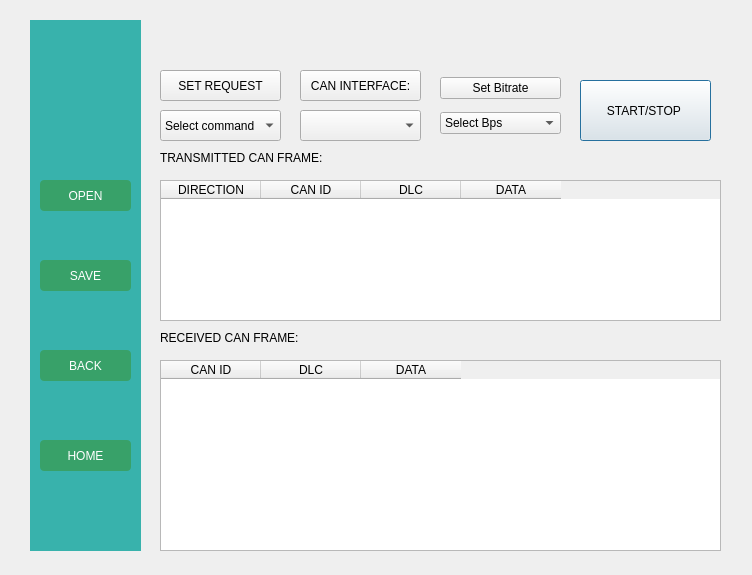
<?xml version="1.0" encoding="UTF-8"?>
<ui version="4.0">
 <class>Hyundai_rtr</class>
 <widget class="QDialog" name="Hyundai_rtr">
  <property name="geometry">
   <rect>
    <x>0</x>
    <y>0</y>
    <width>752</width>
    <height>575</height>
   </rect>
  </property>
  <property name="windowTitle">
   <string>Dialog</string>
  </property>
  <widget class="QTableWidget" name="tableWidgetRequest">
   <property name="geometry">
    <rect>
     <x>160</x>
     <y>180</y>
     <width>561</width>
     <height>141</height>
    </rect>
   </property>
   <column>
    <property name="text">
     <string>DIRECTION</string>
    </property>
   </column>
   <column>
    <property name="text">
     <string>CAN ID</string>
    </property>
   </column>
   <column>
    <property name="text">
     <string>DLC</string>
    </property>
   </column>
   <column>
    <property name="text">
     <string>DATA</string>
    </property>
   </column>
  </widget>
  <widget class="QPushButton" name="pushButton">
   <property name="geometry">
    <rect>
     <x>580</x>
     <y>80</y>
     <width>131</width>
     <height>61</height>
    </rect>
   </property>
   <property name="text">
    <string>START/STOP </string>
   </property>
   <property name="checkable">
    <bool>true</bool>
   </property>
  </widget>
  <widget class="QTableWidget" name="tableWidgetResponse">
   <property name="geometry">
    <rect>
     <x>160</x>
     <y>360</y>
     <width>561</width>
     <height>191</height>
    </rect>
   </property>
   <column>
    <property name="text">
     <string>CAN ID</string>
    </property>
   </column>
   <column>
    <property name="text">
     <string>DLC</string>
    </property>
   </column>
   <column>
    <property name="text">
     <string>DATA</string>
    </property>
   </column>
  </widget>
  <widget class="QPushButton" name="BtnSetRequest">
   <property name="geometry">
    <rect>
     <x>160</x>
     <y>70</y>
     <width>121</width>
     <height>31</height>
    </rect>
   </property>
   <property name="text">
    <string>SET REQUEST</string>
   </property>
  </widget>
  <widget class="QComboBox" name="cmbCANInterface">
   <property name="geometry">
    <rect>
     <x>300</x>
     <y>110</y>
     <width>121</width>
     <height>31</height>
    </rect>
   </property>
  </widget>
  <widget class="QWidget" name="sidebar" native="true">
   <property name="geometry">
    <rect>
     <x>30</x>
     <y>20</y>
     <width>111</width>
     <height>531</height>
    </rect>
   </property>
   <property name="styleSheet">
    <string notr="true">background-color: #38B2AC;
</string>
   </property>
   <widget class="QPushButton" name="buttonHome">
    <property name="geometry">
     <rect>
      <x>10</x>
      <y>420</y>
      <width>91</width>
      <height>31</height>
     </rect>
    </property>
    <property name="styleSheet">
     <string notr="true">background-color: #38A169; color: white;
border-radius: 4px;</string>
    </property>
    <property name="text">
     <string>HOME</string>
    </property>
   </widget>
   <widget class="QPushButton" name="buttonSave">
    <property name="geometry">
     <rect>
      <x>10</x>
      <y>240</y>
      <width>91</width>
      <height>31</height>
     </rect>
    </property>
    <property name="styleSheet">
     <string notr="true">background-color: #38A169; color: white;
border-radius: 4px;</string>
    </property>
    <property name="text">
     <string>SAVE</string>
    </property>
   </widget>
   <widget class="QLabel" name="labelMazda">
    <property name="geometry">
     <rect>
      <x>10</x>
      <y>10</y>
      <width>91</width>
      <height>101</height>
     </rect>
    </property>
    <property name="styleSheet">
     <string notr="true">image: url(:/Car_logos/hyundai logo.png);</string>
    </property>
    <property name="text">
     <string/>
    </property>
   </widget>
   <widget class="QPushButton" name="buttonOpen">
    <property name="geometry">
     <rect>
      <x>10</x>
      <y>160</y>
      <width>91</width>
      <height>31</height>
     </rect>
    </property>
    <property name="styleSheet">
     <string notr="true">background-color: #38A169; color: white;
border-radius: 4px;</string>
    </property>
    <property name="text">
     <string>OPEN</string>
    </property>
   </widget>
   <widget class="QPushButton" name="buttonReturn">
    <property name="geometry">
     <rect>
      <x>10</x>
      <y>330</y>
      <width>91</width>
      <height>31</height>
     </rect>
    </property>
    <property name="styleSheet">
     <string notr="true">background-color: #38A169; color: white;
border-radius: 4px;</string>
    </property>
    <property name="text">
     <string>BACK</string>
    </property>
   </widget>
   <zorder>buttonHome</zorder>
   <zorder>buttonSave</zorder>
   <zorder>labelMazda</zorder>
   <zorder>buttonReturn</zorder>
   <zorder>buttonOpen</zorder>
  </widget>
  <widget class="QLabel" name="labelCOM_4">
   <property name="geometry">
    <rect>
     <x>160</x>
     <y>330</y>
     <width>191</width>
     <height>16</height>
    </rect>
   </property>
   <property name="styleSheet">
    <string notr="true">font: 12pt &quot;Segoe UI&quot;;
color: black;</string>
   </property>
   <property name="text">
    <string>RECEIVED CAN FRAME:</string>
   </property>
  </widget>
  <widget class="QPushButton" name="btCANInterface">
   <property name="geometry">
    <rect>
     <x>300</x>
     <y>70</y>
     <width>121</width>
     <height>31</height>
    </rect>
   </property>
   <property name="text">
    <string>CAN INTERFACE:</string>
   </property>
  </widget>
  <widget class="QComboBox" name="comboBoxRequest">
   <property name="geometry">
    <rect>
     <x>160</x>
     <y>110</y>
     <width>121</width>
     <height>31</height>
    </rect>
   </property>
   <item>
    <property name="text">
     <string>Select command</string>
    </property>
   </item>
   <item>
    <property name="text">
     <string>Vehicle Speed</string>
    </property>
   </item>
   <item>
    <property name="text">
     <string>Engine Speed </string>
    </property>
   </item>
   <item>
    <property name="text">
     <string>Diagnostic</string>
    </property>
   </item>
   <item>
    <property name="text">
     <string>Engine load</string>
    </property>
   </item>
   <item>
    <property name="text">
     <string>Engine coolant temperature</string>
    </property>
   </item>
   <item>
    <property name="text">
     <string>Fuel pressure</string>
    </property>
   </item>
   <item>
    <property name="text">
     <string>Intake air temperature</string>
    </property>
   </item>
   <item>
    <property name="text">
     <string>air flow rate</string>
    </property>
   </item>
   <item>
    <property name="text">
     <string>Throttle position</string>
    </property>
   </item>
   <item>
    <property name="text">
     <string>Run time since engine start</string>
    </property>
   </item>
   <item>
    <property name="text">
     <string/>
    </property>
   </item>
   <item>
    <property name="text">
     <string/>
    </property>
   </item>
   <item>
    <property name="text">
     <string/>
    </property>
   </item>
  </widget>
  <widget class="QWidget" name="layoutWidget">
   <property name="geometry">
    <rect>
     <x>440</x>
     <y>70</y>
     <width>121</width>
     <height>71</height>
    </rect>
   </property>
   <layout class="QVBoxLayout" name="verticalLayout">
    <item>
     <widget class="QPushButton" name="pushButton_2">
      <property name="text">
       <string>Set Bitrate</string>
      </property>
     </widget>
    </item>
    <item>
     <widget class="QComboBox" name="Cmbbitrate">
      <item>
       <property name="text">
        <string>Select Bps</string>
       </property>
      </item>
      <item>
       <property name="text">
        <string>125000</string>
       </property>
      </item>
      <item>
       <property name="text">
        <string>250000</string>
       </property>
      </item>
      <item>
       <property name="text">
        <string>500000</string>
       </property>
      </item>
      <item>
       <property name="text">
        <string>1000000</string>
       </property>
      </item>
      <item>
       <property name="text">
        <string>2000000</string>
       </property>
      </item>
     </widget>
    </item>
   </layout>
  </widget>
  <widget class="QLabel" name="labelCOM_3">
   <property name="geometry">
    <rect>
     <x>160</x>
     <y>150</y>
     <width>211</width>
     <height>16</height>
    </rect>
   </property>
   <property name="styleSheet">
    <string notr="true">font: 12pt &quot;Segoe UI&quot;;
color: black;</string>
   </property>
   <property name="text">
    <string>TRANSMITTED CAN FRAME:</string>
   </property>
  </widget>
 </widget>
 <resources/>
 <connections/>
</ui>
